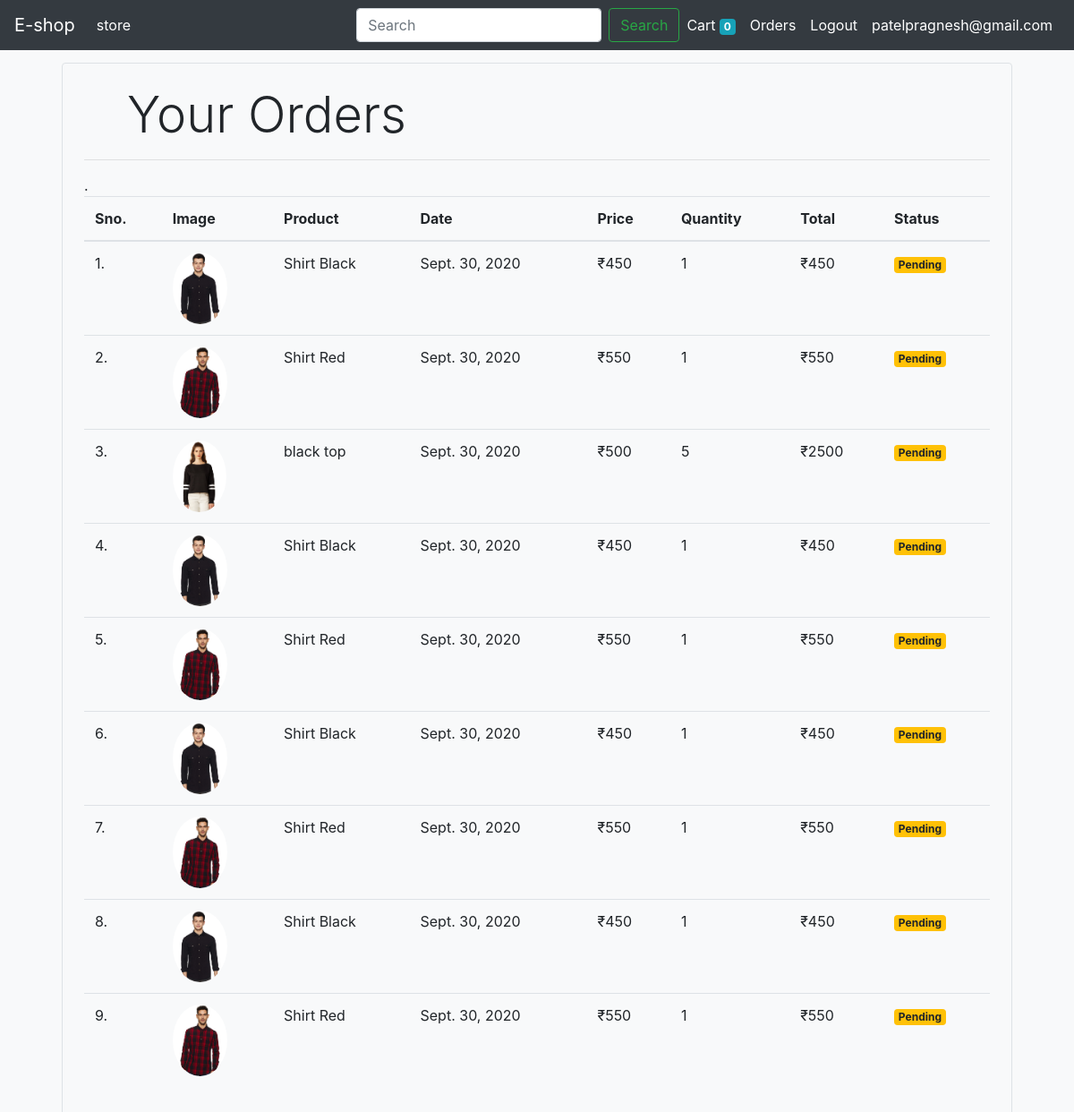
/order/ (signed in), run on the app's committed database.
### store/models.py (models this page shows, shortened)
class Order(models.Model):
    product = models.ForeignKey(Product,on_delete=models.CASCADE)
    customer = models.ForeignKey(customer,on_delete=models.CASCADE)
    quantity =models.IntegerField(default=1)
    price = models.IntegerField()
    address = models.CharField(max_length=50,default='')
    phone = models.CharField(max_length=10)
    date = models.DateField(default=datetime.datetime.today)
    status = models.BooleanField(default=False)
    @staticmethod
    def get_orders_by_customer(customer_id):
       return Order.objects.filter(customer = customer_id).order_by('-date')

class Product(models.Model):
    name = models.CharField(max_length=20)
    price = models.IntegerField(default=0)
    category = models.ForeignKey(Category, on_delete=models.CASCADE, default=1)
    description = models.CharField(max_length=50, default='', null=True, blank=True)
    image = models.ImageField(upload_to='uploads/products/')

### store/middlewares/auth.py (the view)
    def middleware(request):
        returnUrl =request.META['PATH_INFO']
        print(request.META['PATH_INFO'])
        if not request.session.get('customer'):
            return redirect('login')
        print("middleware")
        response = get_response(request)
        return response

### store/templatetags/cart.py (called while the page is built)
@register.filter(name='currency')
def currency(number):
    return "₹" + str(number)

@register.filter(name='multiply')
def multiply(number, number1):
    return number * number1

### store/views.py (called while the page is built)
@auth_middleware
def order(request):
    cust = request.session.get('customer')
    orders = Order.get_orders_by_customer(cust)
    return render(request, 'order.html', {'orders': orders})

### store/templates/order.html (shortened to what this page needs)
{%extends 'base.html'%} {% load cart%}
    {%block content%}
    <div class="container" style="margin-top:70px;">
      <div class="border rounded p-4 m-4">
        <p class="display-4 pl-4 ml-4">Your Orders</p>
        <hr />
        .
        <table class="table">
          <thead>
            <tr>
              <th>Sno.</th>
              <th>Image</th>
              <th>Product</th>
              <th>Date</th>
              <th>Price</th>
              <th>Quantity</th>
              <th>Total</th>
              <th>Status</th>
            </tr>
          </thead>
          <tbody>
            {% for order in orders%}
             <tr>
              <td>{{forloop.counter}}.</td>
              <td>
                <img
                  style="height: 80px"
                  class="rounded-circle"
                  src="{{order.product.image.url}}"
                />
              </td>
              <td>{{order.product.name}}</td>
              <td>{{order.date}}</td>
              <td>{{order.price|currency}}</td>
              <td>{{order.quantity}}</td>
              <td>{{order.quantity|multiply:order.price|currency}}</td>
              {% if order.status %}
              <td><small class="badge badge-success">Completed</small></td>
              {%else%}
              <td><small class="badge badge-warning">Pending</small></td>
              {%endif%}
            </tr>
            {%endfor%}
          </tbody>
        </table>
      </div>
    </div>
    {%endblock%}

### data on the page
Order: product.image (picture), product.name "Shirt Black", date "Sept. 30, 2020", price "₹450", quantity "1", quantity|multiply "₹450", status "Pending"
Order: product.image (picture), product.name "Shirt Red", date "Sept. 30, 2020", price "₹550", quantity "1", quantity|multiply "₹550", status "Pending"
Order: product.image (picture), product.name "black top", date "Sept. 30, 2020", price "₹500", quantity "5", quantity|multiply "₹2500", status "Pending"
Order: product.image (picture), product.name "Shirt Black", date "Sept. 30, 2020", price "₹450", quantity "1", quantity|multiply "₹450", status "Pending"
Order: product.image (picture), product.name "Shirt Red", date "Sept. 30, 2020", price "₹550", quantity "1", quantity|multiply "₹550", status "Pending"
Order: product.image (picture), product.name "Shirt Black", date "Sept. 30, 2020", price "₹450", quantity "1", quantity|multiply "₹450", status "Pending"
Order: product.image (picture), product.name "Shirt Red", date "Sept. 30, 2020", price "₹550", quantity "1", quantity|multiply "₹550", status "Pending"
Order: product.image (picture), product.name "Shirt Black", date "Sept. 30, 2020", price "₹450", quantity "1", quantity|multiply "₹450", status "Pending"
Order: product.image (picture), product.name "Shirt Red", date "Sept. 30, 2020", price "₹550", quantity "1", quantity|multiply "₹550", status "Pending"

### other printed values
{{ request.session.cart.keys|length }} "0"
{{ request.session.email }} "patelpragnesh@gmail.com"
